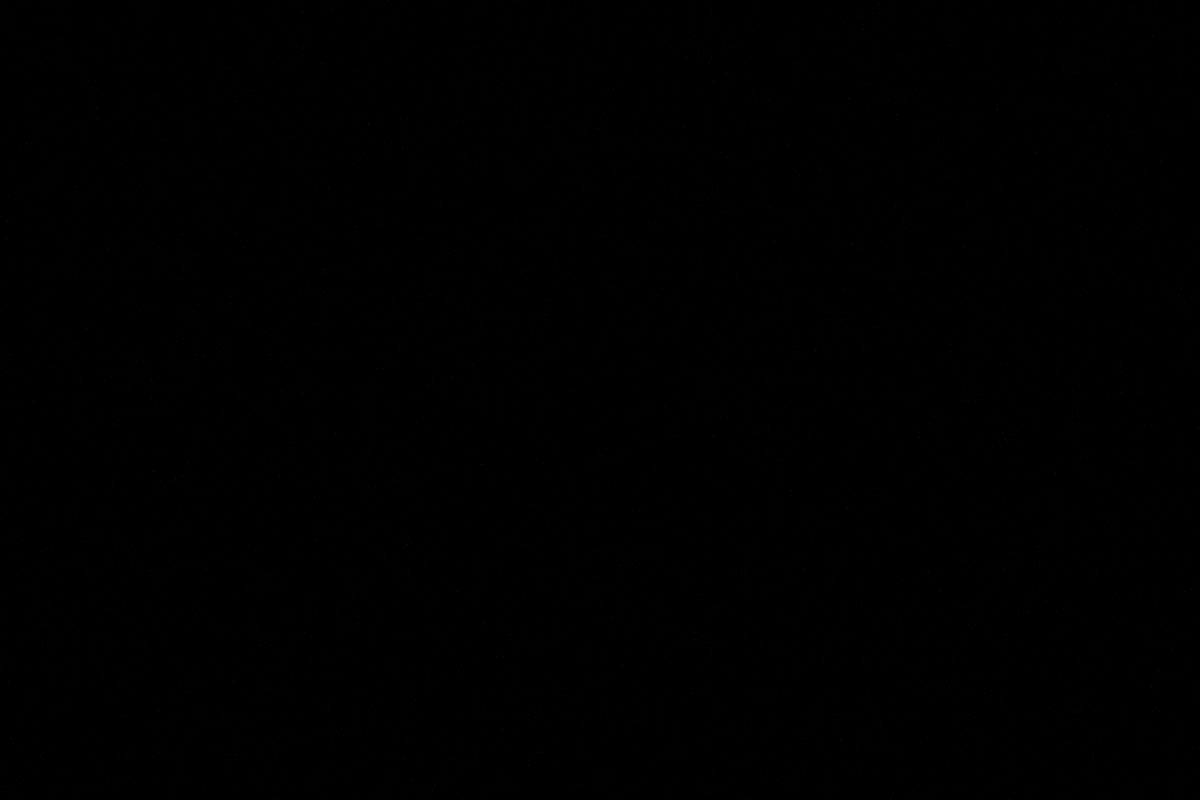
Frame 1 (no input)
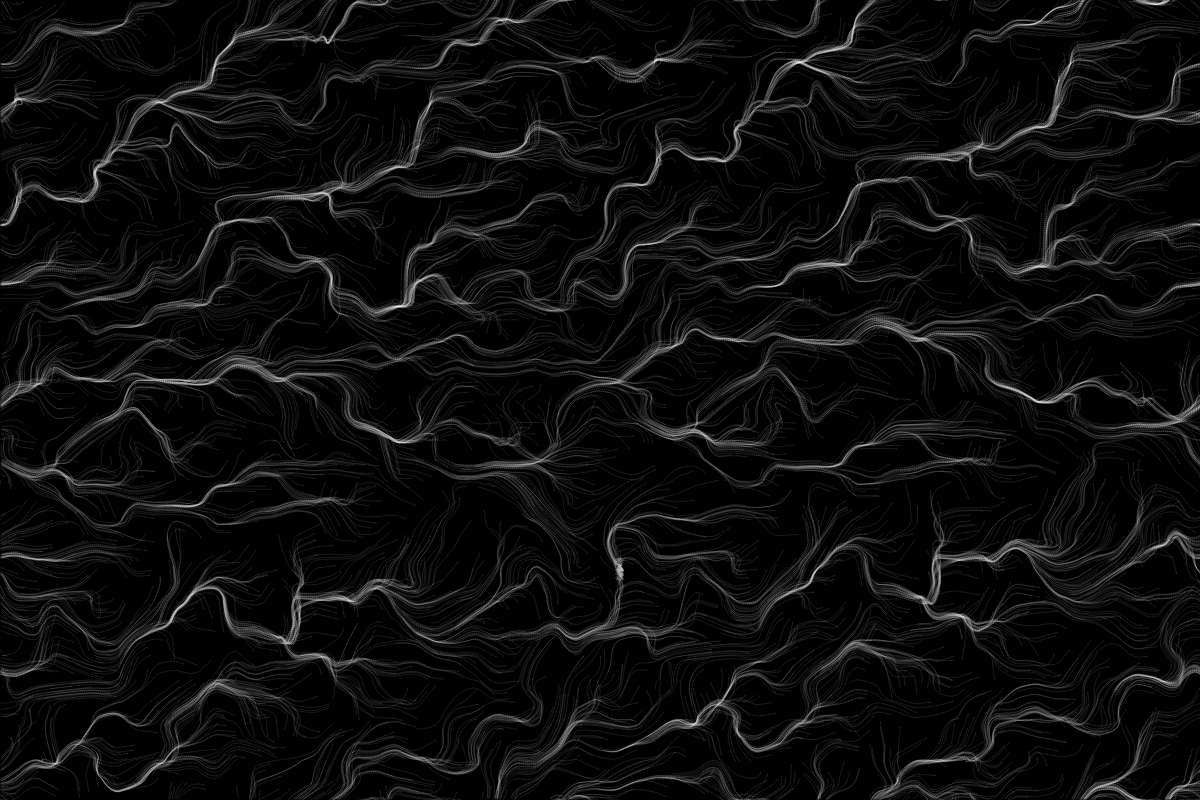
Frame 60 (no input)
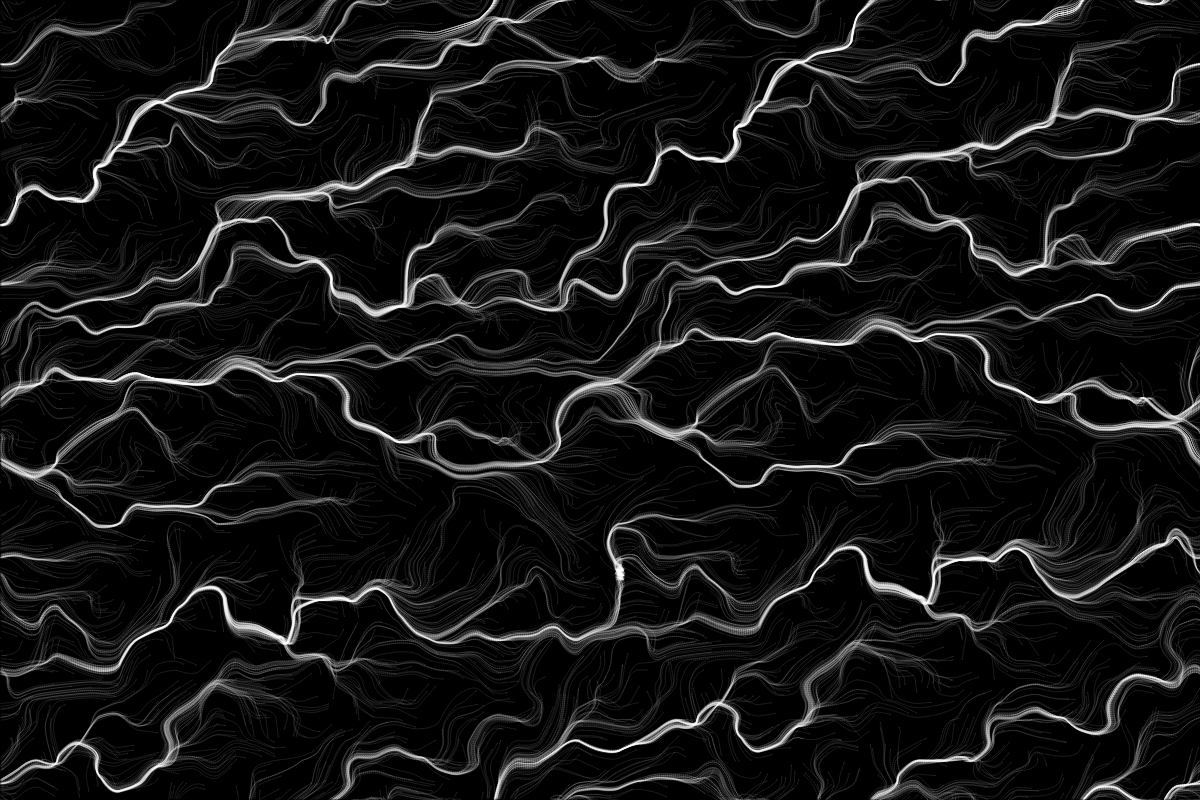
Frame 120 (the mouse pressed at the canvas centre since frame 60)

The p5.js sketch that drew these frames (run headless with seeded random() and noise() and a simulated clock; from frame 60 on, the mouse is pressed at the canvas centre):

// p5.js sketch
// ── sketch.js
let width = 1200;
let height = 800;

let increment = .5;
let scl = 20;
let cols, rows;

let zOff = 0;

let fr;

let particles = [];
let flowfield = [];

let m = 0.5;
function setup() {
    createCanvas(width, height);
    cols = floor(width / scl);
    rows = floor(height / scl);
    fr = createP('');

    flowfield = new Array(cols * rows);

    for(let i = 0; i < 5000; i++){
        particles[i] = new Particle();
    }
    background(0);

}


function draw() {

    let yOff = 0;
    for (let y = 0; y < rows; y++) {
        let xOff = 0;
        for (let x = 0; x < cols; x++) {
            let index = (x + y * cols);
            let angle = noise(xOff, yOff, zOff) * TWO_PI;
            let v = p5.Vector.fromAngle(angle);
            v.setMag(m);
            flowfield[index] = v;

            // strokeWeight(1);
            // stroke(255, 50);
            // push();
            // translate(x * scl, y * scl);
            // rotate(v.heading());
            // line(0,0,scl,0);
            // pop();
            xOff += increment;
        }
        yOff += increment;
    }
    zOff += 0.00005;

    fr.html(floor(frameRate()));

    for(let i = 0; i < particles.length; i++){
        particles[i].follow(flowfield);
        particles[i].show();
        particles[i].update();
    }
}
// ── particle.js
class Particle {
    constructor() {
        this.pos = createVector(random(width), random(height));
        this.vel = createVector(0, 0);
        this.acc = createVector(0, 0);
        this.maxSpeed = 2;

        this.prevPos = this.pos.copy();
    }

    update() {
        this.vel.add(this.acc);
        this.vel.limit(this.maxSpeed);
        this.pos.add(this.vel);
        this.acc.mult(0);
        this.edges();
    }

    applyForce(force) {
        this.acc.add(force);
    }

    show() {
        strokeWeight(1);
        stroke(255, 20);
        line(this.pos.x, this.pos.y, this.prevPos.x, this.prevPos.y);
        this.prevPos = this.pos.copy();
    }


    updatePrev(){
        this.prevPos.x = this.pos.x;
        this.prevPos.y = this.pos.y;
    }

    edges() {
        if (this.pos.x > width) {
            this.pos.x = 0;
            this.updatePrev();
        }
        if (this.pos.x < 0) {
            this.pos.x = width;
            this.updatePrev();
        }
        if (this.pos.y > height) {
            this.pos.y = 0;
            this.updatePrev();
        }
        if (this.pos.y < 0) {
            this.pos.y = height;
            this.updatePrev();
        }

    }

    follow(flowfield) {
        let x = floor(this.pos.x / scl);
        let y = floor(this.pos.y / scl);

        let index = x + y * cols;
        let force = flowfield[index];
        this.applyForce(force);
    }
}
